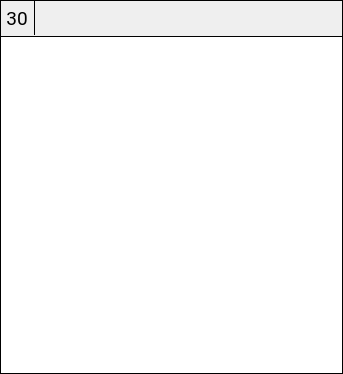
<?xml version="1.0" encoding="UTF-8"?>
<ui version="4.0">
 <class>HeaderTableItem</class>
 <widget class="QWidget" name="HeaderTableItem">
  <property name="geometry">
   <rect>
    <x>0</x>
    <y>0</y>
    <width>343</width>
    <height>374</height>
   </rect>
  </property>
  <property name="windowTitle">
   <string>Form</string>
  </property>
  <property name="styleSheet">
   <string notr="true">#frameHeader {
	border-bottom: 1px solid black;
	border-bottom-left-radius: 0px;
	border-bottom-right-radius: 0px;
}

#frameBox {
	border: 1px solid black;
}</string>
  </property>
  <layout class="QGridLayout" name="gridLayout">
   <property name="leftMargin">
    <number>0</number>
   </property>
   <property name="topMargin">
    <number>0</number>
   </property>
   <property name="rightMargin">
    <number>0</number>
   </property>
   <property name="bottomMargin">
    <number>0</number>
   </property>
   <property name="spacing">
    <number>0</number>
   </property>
   <item row="1" column="0" colspan="2">
    <widget class="QFrame" name="frameBox">
     <property name="minimumSize">
      <size>
       <width>100</width>
       <height>0</height>
      </size>
     </property>
     <property name="styleSheet">
      <string notr="true"/>
     </property>
     <property name="frameShape">
      <enum>QFrame::Box</enum>
     </property>
     <property name="frameShadow">
      <enum>QFrame::Plain</enum>
     </property>
     <layout class="QGridLayout" name="gridLayout_3">
      <property name="leftMargin">
       <number>0</number>
      </property>
      <property name="topMargin">
       <number>0</number>
      </property>
      <property name="rightMargin">
       <number>0</number>
      </property>
      <property name="bottomMargin">
       <number>0</number>
      </property>
      <property name="spacing">
       <number>0</number>
      </property>
      <item row="2" column="0">
       <widget class="QTableView" name="tblData">
        <property name="font">
         <font>
          <family>Roboto</family>
          <pointsize>12</pointsize>
         </font>
        </property>
        <property name="styleSheet">
         <string notr="true">border-radius: 4px;</string>
        </property>
        <property name="frameShape">
         <enum>QFrame::NoFrame</enum>
        </property>
        <property name="editTriggers">
         <set>QAbstractItemView::NoEditTriggers</set>
        </property>
        <property name="selectionMode">
         <enum>QAbstractItemView::SingleSelection</enum>
        </property>
        <property name="selectionBehavior">
         <enum>QAbstractItemView::SelectRows</enum>
        </property>
        <attribute name="horizontalHeaderCascadingSectionResizes">
         <bool>true</bool>
        </attribute>
        <attribute name="horizontalHeaderDefaultSectionSize">
         <number>20</number>
        </attribute>
        <attribute name="horizontalHeaderStretchLastSection">
         <bool>true</bool>
        </attribute>
        <attribute name="verticalHeaderVisible">
         <bool>false</bool>
        </attribute>
       </widget>
      </item>
      <item row="0" column="0">
       <widget class="QFrame" name="frameHeader">
        <property name="sizePolicy">
         <sizepolicy hsizetype="Expanding" vsizetype="Minimum">
          <horstretch>0</horstretch>
          <verstretch>0</verstretch>
         </sizepolicy>
        </property>
        <property name="frameShape">
         <enum>QFrame::NoFrame</enum>
        </property>
        <property name="frameShadow">
         <enum>QFrame::Plain</enum>
        </property>
        <layout class="QGridLayout" name="gridLayout_2">
         <property name="leftMargin">
          <number>0</number>
         </property>
         <property name="topMargin">
          <number>0</number>
         </property>
         <property name="rightMargin">
          <number>0</number>
         </property>
         <property name="bottomMargin">
          <number>1</number>
         </property>
         <property name="spacing">
          <number>0</number>
         </property>
         <item row="0" column="2">
          <widget class="QLabel" name="lblHeader">
           <property name="sizePolicy">
            <sizepolicy hsizetype="Expanding" vsizetype="Maximum">
             <horstretch>0</horstretch>
             <verstretch>0</verstretch>
            </sizepolicy>
           </property>
           <property name="minimumSize">
            <size>
             <width>34</width>
             <height>34</height>
            </size>
           </property>
           <property name="font">
            <font>
             <family>Roboto</family>
             <pointsize>14</pointsize>
            </font>
           </property>
           <property name="alignment">
            <set>Qt::AlignCenter</set>
           </property>
           <property name="margin">
            <number>0</number>
           </property>
          </widget>
         </item>
         <item row="0" column="0">
          <widget class="QLabel" name="lblDay">
           <property name="minimumSize">
            <size>
             <width>32</width>
             <height>32</height>
            </size>
           </property>
           <property name="font">
            <font>
             <family>Roboto</family>
             <pointsize>14</pointsize>
            </font>
           </property>
           <property name="lineWidth">
            <number>1</number>
           </property>
           <property name="midLineWidth">
            <number>0</number>
           </property>
           <property name="text">
            <string>30</string>
           </property>
           <property name="alignment">
            <set>Qt::AlignCenter</set>
           </property>
           <property name="margin">
            <number>0</number>
           </property>
          </widget>
         </item>
         <item row="0" column="3">
          <widget class="QPushButton" name="btnConfigure">
           <property name="sizePolicy">
            <sizepolicy hsizetype="Fixed" vsizetype="Maximum">
             <horstretch>0</horstretch>
             <verstretch>0</verstretch>
            </sizepolicy>
           </property>
           <property name="minimumSize">
            <size>
             <width>26</width>
             <height>26</height>
            </size>
           </property>
           <property name="cursor">
            <cursorShape>PointingHandCursor</cursorShape>
           </property>
           <property name="toolTip">
            <string>Configure</string>
           </property>
           <property name="text">
            <string/>
           </property>
           <property name="icon">
            <iconset resource="resources.qrc">
             <normaloff>:/images/edit.png</normaloff>:/images/edit.png</iconset>
           </property>
           <property name="iconSize">
            <size>
             <width>26</width>
             <height>26</height>
            </size>
           </property>
           <property name="default">
            <bool>false</bool>
           </property>
           <property name="flat">
            <bool>true</bool>
           </property>
          </widget>
         </item>
         <item row="0" column="1">
          <widget class="Line" name="lnDayHeader">
           <property name="frameShadow">
            <enum>QFrame::Plain</enum>
           </property>
           <property name="orientation">
            <enum>Qt::Vertical</enum>
           </property>
          </widget>
         </item>
        </layout>
       </widget>
      </item>
     </layout>
    </widget>
   </item>
  </layout>
 </widget>
 <tabstops>
  <tabstop>btnConfigure</tabstop>
  <tabstop>tblData</tabstop>
 </tabstops>
 <resources>
  <include location="resources.qrc"/>
 </resources>
 <connections/>
</ui>
